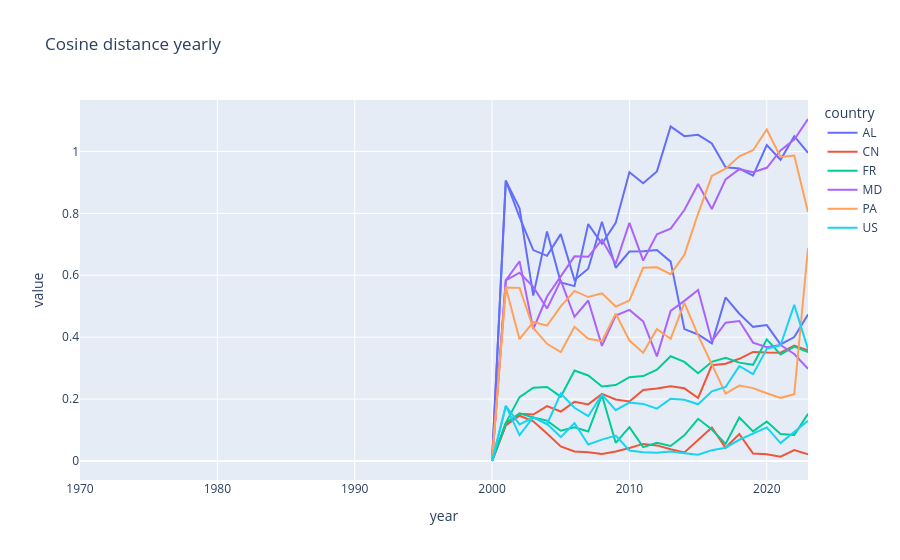

The code cell stored with this chart in its notebook:
### Code cell
country_list = ["FR", "US", "CN", "MD", "PA", "AL"]

px.line(
    df_country_stats.query(f"country == @country_list"),
    x="year",
    y=["distance_yearly", "distance_from_start"],
    title=f"Cosine distance yearly",
    color="country"
)

### Figure 1 — Plotly figure (JSON) as saved in the notebook; plotly's stock layout.template omitted (floating-point values rounded to 4 significant figures)
{"data": [{"hovertemplate": "country=AL<br>variable=distance_yearly<br>year=%{x}<br>value=%{y}<extra></extra>", "legendgroup": "AL", "line": {"color": "#636efa", "dash": "solid"}, "marker": {"symbol": "circle"}, "mode": "lines", "name": "AL", "orientation": "v", "showlegend": true, "x": [1970, 1973, 1974, 1975, 1976, 1977, 1978, 1979, 1980, 1981, 1982, 1983, 1984, 1985, 1986, 1987, 1988, 1989, 1990, 1991, 1992, 1993, 1994, 1995, 1996, 1997, 1998, 1999, 2000, 2001, 2002, 2003, 2004, 2005, 2006, 2007, 2008, 2009, 2010, 2011, 2012, 2013, 2014, 2015, 2016, 2017, 2018, 2019, 2020, 2021, 2022, 2023], "xaxis": "x", "y": [NaN, NaN, NaN, NaN, NaN, NaN, NaN, NaN, NaN, NaN, NaN, NaN, NaN, NaN, NaN, NaN, NaN, NaN, NaN, NaN, NaN, NaN, NaN, NaN, NaN, NaN, NaN, NaN, 0.0, 0.9058, 0.7874, 0.6815, 0.6628, 0.7328, 0.585, 0.6213, 0.7729, 0.6243, 0.6764, 0.6775, 0.6815, 0.6439, 0.4261, 0.4087, 0.3798, 0.5285, 0.4757, 0.4333, 0.4392, 0.3767, 0.4005, 0.4732], "yaxis": "y", "type": "scatter"}, {"hovertemplate": "country=AL<br>variable=distance_from_start<br>year=%{x}<br>value=%{y}<extra></extra>", "legendgroup": "AL", "line": {"color": "#636efa", "dash": "solid"}, "marker": {"symbol": "circle"}, "mode": "lines", "name": "AL", "orientation": "v", "showlegend": false, "x": [1970, 1973, 1974, 1975, 1976, 1977, 1978, 1979, 1980, 1981, 1982, 1983, 1984, 1985, 1986, 1987, 1988, 1989, 1990, 1991, 1992, 1993, 1994, 1995, 1996, 1997, 1998, 1999, 2000, 2001, 2002, 2003, 2004, 2005, 2006, 2007, 2008, 2009, 2010, 2011, 2012, 2013, 2014, 2015, 2016, 2017, 2018, 2019, 2020, 2021, 2022, 2023], "xaxis": "x", "y": [NaN, NaN, NaN, NaN, NaN, NaN, NaN, NaN, NaN, NaN, NaN, NaN, NaN, NaN, NaN, NaN, NaN, NaN, NaN, NaN, NaN, NaN, NaN, NaN, NaN, NaN, NaN, NaN, 0.0, 0.9058, 0.816, 0.5343, 0.7417, 0.577, 0.565, 0.7653, 0.7017, 0.7692, 0.9329, 0.8975, 0.9355, 1.081, 1.049, 1.054, 1.026, 0.9485, 0.9446, 0.922, 1.021, 0.973, 1.049, 0.9958], "yaxis": "y", "type": "scatter"}, {"hovertemplate": "country=CN<br>variable=distance_yearly<br>year=%{x}<br>value=%{y}<extra></extra>", "legendgroup": "CN", "line": {"color": "#EF553B", "dash": "solid"}, "marker": {"symbol": "circle"}, "mode": "lines", "name": "CN", "orientation": "v", "showlegend": true, "x": [1970, 1971, 1972, 1973, 1974, 1975, 1976, 1977, 1978, 1979, 1980, 1981, 1982, 1983, 1984, 1985, 1986, 1987, 1988, 1989, 1990, 1991, 1992, 1993, 1994, 1995, 1996, 1997, 1998, 1999, 2000, 2001, 2002, 2003, 2004, 2005, 2006, 2007, 2008, 2009, 2010, 2011, 2012, 2013, 2014, 2015, 2016, 2017, 2018, 2019, 2020, 2021, 2022, 2023], "xaxis": "x", "y": [NaN, NaN, NaN, NaN, NaN, NaN, NaN, NaN, NaN, NaN, NaN, NaN, NaN, NaN, NaN, NaN, NaN, NaN, NaN, NaN, NaN, NaN, NaN, NaN, NaN, NaN, NaN, NaN, NaN, NaN, 0.0, 0.1158, 0.1462, 0.1282, 0.08872, 0.04719, 0.03106, 0.02813, 0.0227, 0.03053, 0.04178, 0.05523, 0.05038, 0.03772, 0.02789, 0.06813, 0.1082, 0.04258, 0.08707, 0.02406, 0.02199, 0.01393, 0.03537, 0.02164], "yaxis": "y", "type": "scatter"}, {"hovertemplate": "country=CN<br>variable=distance_from_start<br>year=%{x}<br>value=%{y}<extra></extra>", "legendgroup": "CN", "line": {"color": "#EF553B", "dash": "solid"}, "marker": {"symbol": "circle"}, "mode": "lines", "name": "CN", "orientation": "v", "showlegend": false, "x": [1970, 1971, 1972, 1973, 1974, 1975, 1976, 1977, 1978, 1979, 1980, 1981, 1982, 1983, 1984, 1985, 1986, 1987, 1988, 1989, 1990, 1991, 1992, 1993, 1994, 1995, 1996, 1997, 1998, 1999, 2000, 2001, 2002, 2003, 2004, 2005, 2006, 2007, 2008, 2009, 2010, 2011, 2012, 2013, 2014, 2015, 2016, 2017, 2018, 2019, 2020, 2021, 2022, 2023], "xaxis": "x", "y": [NaN, NaN, NaN, NaN, NaN, NaN, NaN, NaN, NaN, NaN, NaN, NaN, NaN, NaN, NaN, NaN, NaN, NaN, NaN, NaN, NaN, NaN, NaN, NaN, NaN, NaN, NaN, NaN, NaN, NaN, 0.0, 0.1158, 0.1523, 0.1501, 0.1774, 0.1597, 0.1911, 0.183, 0.2166, 0.1985, 0.1922, 0.2293, 0.2339, 0.2411, 0.2348, 0.2036, 0.3093, 0.3145, 0.3302, 0.3525, 0.3505, 0.3499, 0.3725, 0.3577], "yaxis": "y", "type": "scatter"}, {"hovertemplate": "country=FR<br>variable=distance_yearly<br>year=%{x}<br>value=%{y}<extra></extra>", "legendgroup": "FR", "line": {"color": "#00cc96", "dash": "solid"}, "marker": {"symbol": "circle"}, "mode": "lines", "name": "FR", "orientation": "v", "showlegend": true, "x": [1970, 1971, 1972, 1973, 1974, 1975, 1976, 1977, 1978, 1979, 1980, 1981, 1982, 1983, 1984, 1985, 1986, 1987, 1988, 1989, 1990, 1991, 1992, 1993, 1994, 1995, 1996, 1997, 1998, 1999, 2000, 2001, 2002, 2003, 2004, 2005, 2006, 2007, 2008, 2009, 2010, 2011, 2012, 2013, 2014, 2015, 2016, 2017, 2018, 2019, 2020, 2021, 2022, 2023], "xaxis": "x", "y": [NaN, NaN, NaN, NaN, NaN, NaN, NaN, NaN, NaN, NaN, NaN, NaN, NaN, NaN, NaN, NaN, NaN, NaN, NaN, NaN, NaN, NaN, NaN, NaN, NaN, NaN, NaN, NaN, NaN, NaN, 0.0, 0.1233, 0.154, 0.1406, 0.1305, 0.09779, 0.109, 0.09512, 0.2126, 0.05876, 0.1096, 0.04496, 0.05882, 0.04847, 0.08269, 0.1364, 0.1019, 0.05535, 0.1405, 0.09552, 0.1278, 0.08697, 0.08387, 0.1524], "yaxis": "y", "type": "scatter"}, {"hovertemplate": "country=FR<br>variable=distance_from_start<br>year=%{x}<br>value=%{y}<extra></extra>", "legendgroup": "FR", "line": {"color": "#00cc96", "dash": "solid"}, "marker": {"symbol": "circle"}, "mode": "lines", "name": "FR", "orientation": "v", "showlegend": false, "x": [1970, 1971, 1972, 1973, 1974, 1975, 1976, 1977, 1978, 1979, 1980, 1981, 1982, 1983, 1984, 1985, 1986, 1987, 1988, 1989, 1990, 1991, 1992, 1993, 1994, 1995, 1996, 1997, 1998, 1999, 2000, 2001, 2002, 2003, 2004, 2005, 2006, 2007, 2008, 2009, 2010, 2011, 2012, 2013, 2014, 2015, 2016, 2017, 2018, 2019, 2020, 2021, 2022, 2023], "xaxis": "x", "y": [NaN, NaN, NaN, NaN, NaN, NaN, NaN, NaN, NaN, NaN, NaN, NaN, NaN, NaN, NaN, NaN, NaN, NaN, NaN, NaN, NaN, NaN, NaN, NaN, NaN, NaN, NaN, NaN, NaN, NaN, 0.0, 0.1233, 0.2064, 0.2365, 0.2391, 0.2078, 0.2921, 0.2762, 0.2409, 0.2454, 0.2708, 0.2743, 0.2951, 0.3383, 0.3201, 0.2834, 0.3205, 0.333, 0.3177, 0.3107, 0.3929, 0.3442, 0.3693, 0.3515], "yaxis": "y", "type": "scatter"}, {"hovertemplate": "country=MD<br>variable=distance_yearly<br>year=%{x}<br>value=%{y}<extra></extra>", "legendgroup": "MD", "line": {"color": "#ab63fa", "dash": "solid"}, "marker": {"symbol": "circle"}, "mode": "lines", "name": "MD", "orientation": "v", "showlegend": true, "x": [1970, 1971, 1972, 1973, 1974, 1975, 1976, 1978, 1979, 1980, 1982, 1983, 1984, 1985, 1986, 1987, 1988, 1989, 1990, 1991, 1992, 1993, 1994, 1995, 1996, 1997, 1998, 1999, 2000, 2001, 2002, 2003, 2004, 2005, 2006, 2007, 2008, 2009, 2010, 2011, 2012, 2013, 2014, 2015, 2016, 2017, 2018, 2019, 2020, 2021, 2022, 2023], "xaxis": "x", "y": [NaN, NaN, NaN, NaN, NaN, NaN, NaN, NaN, NaN, NaN, NaN, NaN, NaN, NaN, NaN, NaN, NaN, NaN, NaN, NaN, NaN, NaN, NaN, NaN, NaN, NaN, NaN, NaN, 0.0, 0.5836, 0.6083, 0.5625, 0.4924, 0.5833, 0.4655, 0.5184, 0.3718, 0.4699, 0.4882, 0.4511, 0.338, 0.4846, 0.5174, 0.5525, 0.3872, 0.4466, 0.4522, 0.3824, 0.3678, 0.3749, 0.3456, 0.2977], "yaxis": "y", "type": "scatter"}, {"hovertemplate": "country=MD<br>variable=distance_from_start<br>year=%{x}<br>value=%{y}<extra></extra>", "legendgroup": "MD", "line": {"color": "#ab63fa", "dash": "solid"}, "marker": {"symbol": "circle"}, "mode": "lines", "name": "MD", "orientation": "v", "showlegend": false, "x": [1970, 1971, 1972, 1973, 1974, 1975, 1976, 1978, 1979, 1980, 1982, 1983, 1984, 1985, 1986, 1987, 1988, 1989, 1990, 1991, 1992, 1993, 1994, 1995, 1996, 1997, 1998, 1999, 2000, 2001, 2002, 2003, 2004, 2005, 2006, 2007, 2008, 2009, 2010, 2011, 2012, 2013, 2014, 2015, 2016, 2017, 2018, 2019, 2020, 2021, 2022, 2023], "xaxis": "x", "y": [NaN, NaN, NaN, NaN, NaN, NaN, NaN, NaN, NaN, NaN, NaN, NaN, NaN, NaN, NaN, NaN, NaN, NaN, NaN, NaN, NaN, NaN, NaN, NaN, NaN, NaN, NaN, NaN, 0.0, 0.5836, 0.6452, 0.4264, 0.5313, 0.5968, 0.6611, 0.6595, 0.7148, 0.6373, 0.7693, 0.6473, 0.7326, 0.7505, 0.8106, 0.8947, 0.8139, 0.9097, 0.9427, 0.9326, 0.9471, 1.004, 1.038, 1.105], "yaxis": "y", "type": "scatter"}, {"hovertemplate": "country=PA<br>variable=distance_yearly<br>year=%{x}<br>value=%{y}<extra></extra>", "legendgroup": "PA", "line": {"color": "#FFA15A", "dash": "solid"}, "marker": {"symbol": "circle"}, "mode": "lines", "name": "PA", "orientation": "v", "showlegend": true, "x": [1970, 1971, 1972, 1973, 1974, 1975, 1976, 1977, 1978, 1979, 1980, 1981, 1982, 1983, 1984, 1985, 1986, 1987, 1988, 1989, 1990, 1991, 1992, 1993, 1994, 1995, 1996, 1997, 1998, 1999, 2000, 2001, 2002, 2003, 2004, 2005, 2006, 2007, 2008, 2009, 2010, 2011, 2012, 2013, 2014, 2015, 2016, 2017, 2018, 2019, 2020, 2021, 2022, 2023], "xaxis": "x", "y": [NaN, NaN, NaN, NaN, NaN, NaN, NaN, NaN, NaN, NaN, NaN, NaN, NaN, NaN, NaN, NaN, NaN, NaN, NaN, NaN, NaN, NaN, NaN, NaN, NaN, NaN, NaN, NaN, NaN, NaN, 0.0, 0.5603, 0.5593, 0.4298, 0.3785, 0.3516, 0.4335, 0.395, 0.3873, 0.4761, 0.3891, 0.3495, 0.4266, 0.3942, 0.511, 0.4058, 0.3121, 0.2177, 0.2435, 0.2355, 0.2189, 0.204, 0.2154, 0.6876], "yaxis": "y", "type": "scatter"}, {"hovertemplate": "country=PA<br>variable=distance_from_start<br>year=%{x}<br>value=%{y}<extra></extra>", "legendgroup": "PA", "line": {"color": "#FFA15A", "dash": "solid"}, "marker": {"symbol": "circle"}, "mode": "lines", "name": "PA", "orientation": "v", "showlegend": false, "x": [1970, 1971, 1972, 1973, 1974, 1975, 1976, 1977, 1978, 1979, 1980, 1981, 1982, 1983, 1984, 1985, 1986, 1987, 1988, 1989, 1990, 1991, 1992, 1993, 1994, 1995, 1996, 1997, 1998, 1999, 2000, 2001, 2002, 2003, 2004, 2005, 2006, 2007, 2008, 2009, 2010, 2011, 2012, 2013, 2014, 2015, 2016, 2017, 2018, 2019, 2020, 2021, 2022, 2023], "xaxis": "x", "y": [NaN, NaN, NaN, NaN, NaN, NaN, NaN, NaN, NaN, NaN, NaN, NaN, NaN, NaN, NaN, NaN, NaN, NaN, NaN, NaN, NaN, NaN, NaN, NaN, NaN, NaN, NaN, NaN, NaN, NaN, 0.0, 0.5603, 0.3935, 0.4493, 0.4371, 0.4997, 0.5494, 0.5296, 0.5415, 0.4989, 0.5188, 0.6241, 0.6256, 0.6034, 0.6659, 0.7994, 0.9207, 0.9445, 0.9843, 1.004, 1.071, 0.9822, 0.987, 0.8044], "yaxis": "y", "type": "scatter"}, {"hovertemplate": "country=US<br>variable=distance_yearly<br>year=%{x}<br>value=%{y}<extra></extra>", "legendgroup": "US", "line": {"color": "#19d3f3", "dash": "solid"}, "marker": {"symbol": "circle"}, "mode": "lines", "name": "US", "orientation": "v", "showlegend": true, "x": [1970, 1971, 1972, 1973, 1974, 1975, 1976, 1977, 1978, 1979, 1980, 1981, 1982, 1983, 1984, 1985, 1986, 1987, 1988, 1989, 1990, 1991, 1992, 1993, 1994, 1995, 1996, 1997, 1998, 1999, 2000, 2001, 2002, 2003, 2004, 2005, 2006, 2007, 2008, 2009, 2010, 2011, 2012, 2013, 2014, 2015, 2016, 2017, 2018, 2019, 2020, 2021, 2022, 2023], "xaxis": "x", "y": [NaN, NaN, NaN, NaN, NaN, NaN, NaN, NaN, NaN, NaN, NaN, NaN, NaN, NaN, NaN, NaN, NaN, NaN, NaN, NaN, NaN, NaN, NaN, NaN, NaN, NaN, NaN, NaN, NaN, NaN, 0.0, 0.1779, 0.1182, 0.14, 0.1198, 0.07724, 0.1225, 0.05331, 0.0692, 0.08192, 0.03403, 0.02811, 0.02675, 0.03044, 0.02513, 0.02018, 0.03498, 0.04292, 0.06861, 0.08881, 0.1083, 0.05796, 0.09292, 0.1298], "yaxis": "y", "type": "scatter"}, {"hovertemplate": "country=US<br>variable=distance_from_start<br>year=%{x}<br>value=%{y}<extra></extra>", "legendgroup": "US", "line": {"color": "#19d3f3", "dash": "solid"}, "marker": {"symbol": "circle"}, "mode": "lines", "name": "US", "orientation": "v", "showlegend": false, "x": [1970, 1971, 1972, 1973, 1974, 1975, 1976, 1977, 1978, 1979, 1980, 1981, 1982, 1983, 1984, 1985, 1986, 1987, 1988, 1989, 1990, 1991, 1992, 1993, 1994, 1995, 1996, 1997, 1998, 1999, 2000, 2001, 2002, 2003, 2004, 2005, 2006, 2007, 2008, 2009, 2010, 2011, 2012, 2013, 2014, 2015, 2016, 2017, 2018, 2019, 2020, 2021, 2022, 2023], "xaxis": "x", "y": [NaN, NaN, NaN, NaN, NaN, NaN, NaN, NaN, NaN, NaN, NaN, NaN, NaN, NaN, NaN, NaN, NaN, NaN, NaN, NaN, NaN, NaN, NaN, NaN, NaN, NaN, NaN, NaN, NaN, NaN, 0.0, 0.1779, 0.08336, 0.1416, 0.1186, 0.218, 0.1719, 0.1446, 0.2143, 0.1642, 0.1888, 0.1845, 0.1691, 0.2013, 0.198, 0.1832, 0.2251, 0.2391, 0.3064, 0.2805, 0.3624, 0.374, 0.5043, 0.361], "yaxis": "y", "type": "scatter"}], "layout": {"xaxis": {"anchor": "y", "domain": [0.0, 1.0], "title": {"text": "year"}}, "yaxis": {"anchor": "x", "domain": [0.0, 1.0], "title": {"text": "value"}}, "legend": {"title": {"text": "country"}, "tracegroupgap": 0}, "title": {"text": "Cosine distance yearly"}}}
